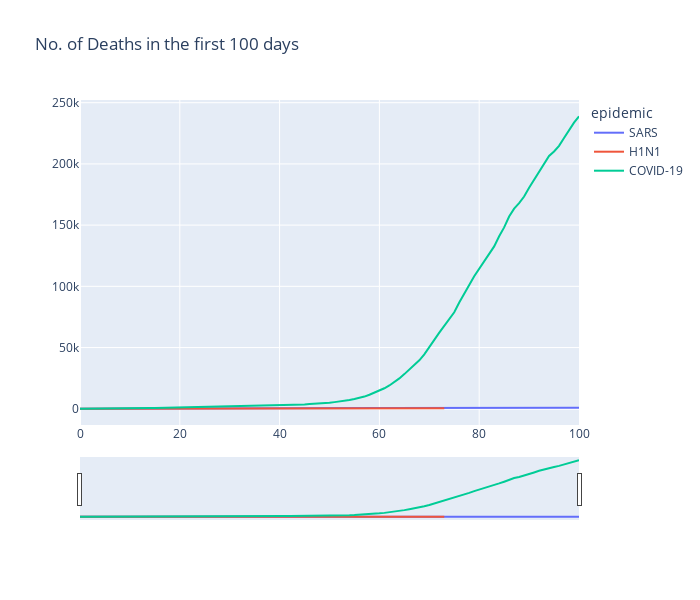

The notebook cell this image was saved under:
### Code cell
plot_first_n_days('Deaths', 100, 'No. of Deaths in the first')

### Figure 1 — Plotly figure (JSON) as saved in the notebook; plotly's stock layout.template omitted (floating-point values rounded to 4 significant figures)
{"data": [{"hovertemplate": "epidemic=SARS<br>nth_day=%{x}<br>Deaths=%{y}<extra></extra>", "legendgroup": "SARS", "line": {"color": "#636efa", "dash": "solid"}, "mode": "lines", "name": "SARS", "orientation": "v", "showlegend": true, "type": "scatter", "x": [0, 1, 2, 3, 4, 5, 7, 8, 9, 10, 11, 12, 14, 15, 16, 17, 18, 19, 21, 22, 23, 24, 25, 26, 28, 29, 30, 31, 32, 33, 35, 36, 37, 38, 39, 40, 42, 43, 44, 45, 46, 47, 49, 50, 51, 52, 53, 54, 56, 57, 58, 59, 60, 61, 63, 64, 65, 66, 67, 68, 70, 71, 72, 73, 74, 75, 77, 78, 79, 80, 81, 84, 85, 86, 87, 88, 91, 92, 93, 94, 95, 98, 99, 100], "xaxis": "x", "y": [4, 4, 9, 10, 10, 11, 17, 17, 49, 53, 53, 54, 58, 62, 78, 79, 84, 89, 98, 103, 106, 111, 116, 119, 144, 154, 159, 165, 182, 182, 217, 229, 251, 263, 274, 293, 321, 353, 372, 391, 417, 435, 461, 478, 495, 506, 514, 526, 552, 573, 587, 598, 611, 623, 643, 662, 666, 682, 689, 696, 725, 735, 745, 750, 754, 764, 770, 772, 772, 775, 779, 784, 789, 789, 790, 792, 799, 799, 801, 804, 804, 805, 807, 808], "yaxis": "y"}, {"hovertemplate": "epidemic=H1N1<br>nth_day=%{x}<br>Deaths=%{y}<extra></extra>", "legendgroup": "H1N1", "line": {"color": "#EF553B", "dash": "solid"}, "mode": "lines", "name": "H1N1", "orientation": "v", "showlegend": true, "type": "scatter", "x": [0, 2, 3, 4, 5, 6, 7, 8, 9, 10, 11, 12, 13, 14, 15, 16, 17, 18, 19, 20, 21, 22, 23, 24, 25, 26, 27, 28, 29, 31, 32, 33, 35, 38, 40, 42, 45, 47, 48, 49, 52, 54, 56, 59, 61, 63, 66, 68, 70, 73], "xaxis": "x", "y": [0, 0, 7, 7, 8, 8, 10, 17, 20, 26, 30, 31, 44, 46, 48, 49, 53, 61, 61, 65, 65, 72, 72, 74, 79, 80, 85, 86, 86, 91, 92, 95, 99, 115, 117, 125, 139, 141, 144, 145, 163, 167, 180, 231, 238, 263, 311, 332, 382, 429], "yaxis": "y"}, {"hovertemplate": "epidemic=COVID-19<br>nth_day=%{x}<br>Deaths=%{y}<extra></extra>", "legendgroup": "COVID-19", "line": {"color": "#00cc96", "dash": "solid"}, "mode": "lines", "name": "COVID-19", "orientation": "v", "showlegend": true, "type": "scatter", "x": [0, 1, 2, 3, 4, 5, 6, 7, 8, 9, 10, 11, 12, 13, 14, 15, 16, 17, 18, 19, 20, 21, 22, 23, 24, 25, 26, 27, 28, 29, 30, 31, 32, 33, 34, 35, 36, 37, 38, 39, 40, 41, 42, 43, 44, 45, 46, 47, 48, 49, 50, 51, 52, 53, 54, 55, 56, 57, 58, 59, 60, 61, 62, 63, 64, 65, 66, 67, 68, 69, 70, 71, 72, 73, 74, 75, 76, 77, 78, 79, 80, 81, 82, 83, 84, 85, 86, 87, 88, 89, 90, 91, 92, 93, 94, 95, 96, 97, 98, 99, 100], "xaxis": "x", "y": [17, 18, 26, 42, 56, 82, 131, 133, 171, 213, 259, 362, 426, 492, 564, 634, 719, 806, 906, 1013, 1113, 1118, 1371, 1523, 1666, 1770, 1868, 2007, 2122, 2245, 2249, 2456, 2466, 2626, 2705, 2766, 2810, 2866, 2935, 2990, 3079, 3154, 3248, 3341, 3453, 3552, 3795, 3981, 4257, 4603, 4906, 5404, 5824, 6464, 7144, 7950, 8845, 9951, 11432, 13133, 14831, 16749, 19015, 21788, 24789, 28297, 31979, 35445, 39593, 44429, 49954, 56237, 62199, 68030, 73017, 78848, 86751, 93443, 101029, 108272, 114293, 119993, 125716, 132606, 140871, 148142, 157006, 163436, 167967, 173365, 180459, 187158, 193910, 200250, 206443, 210176, 214731, 221093, 227976, 233671, 238926], "yaxis": "y"}], "layout": {"height": 600, "legend": {"title": {"text": "epidemic"}, "tracegroupgap": 0}, "title": {"text": "No. of Deaths in the first 100 days"}, "width": 700, "xaxis": {"anchor": "y", "domain": [0, 1], "range": [0, 100], "rangeslider": {"visible": true}, "title": {"text": ""}}, "yaxis": {"anchor": "x", "domain": [0, 1], "title": {"text": ""}}}}
